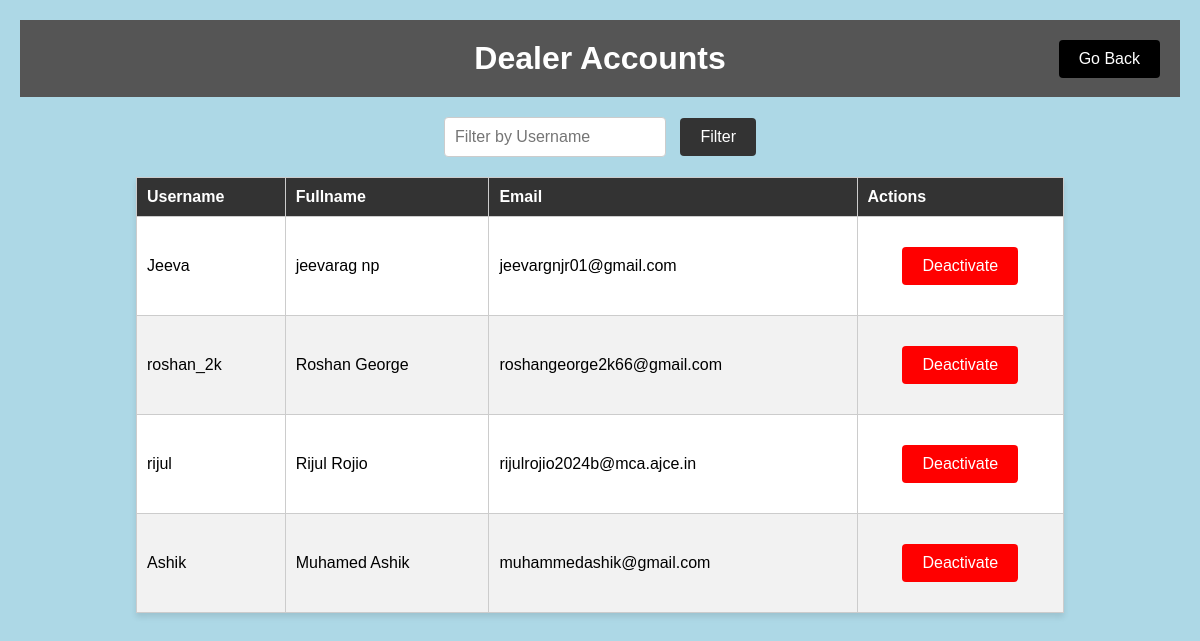
The page /admin_dashboard/dealers.html on the database as committed earlier.
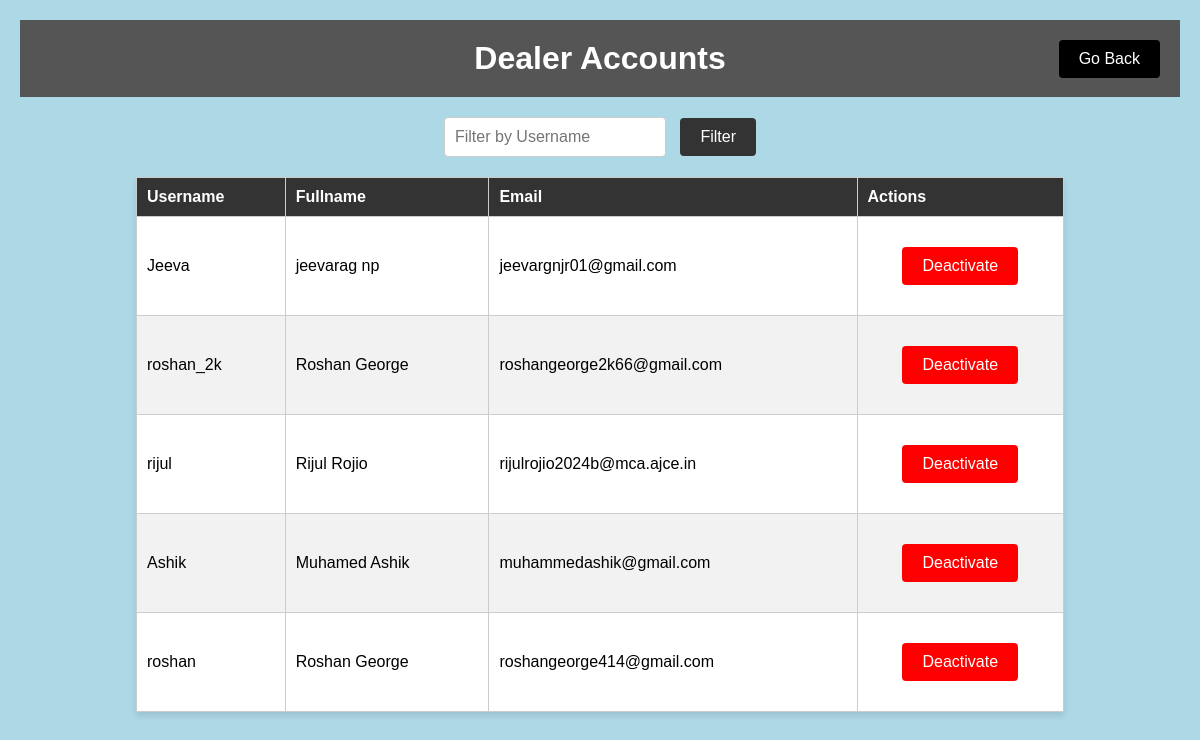
The same page on the database as committed later.
### aapmapp/models.py (models this page shows, shortened)
class dealer(AbstractUser):
    email = models.EmailField(unique=True)
    fullname = models.TextField(max_length=100, default="")
    role = models.TextField(max_length=100, default="")

### aapmapp/views.py (the view)
# urls.py: path('admin_dashboard/dealers.html', views.dealers,name='dealers'),
def dealers(request):
    dealers = dealer.objects.filter(role='dealer')  # Filter by role 'customer'
    context = {
        'dealers': dealers,  # Use a meaningful name like 'customers' for the filtered queryset
    }
    return render(request, 'dealers.html', context)

### aapmapp/templates/dealers.html (shortened to what this page needs)
<!DOCTYPE html>
<html>
<head>
</head>
<body>
    <div class="content">
        <div class="header">
            <h1>Dealer Accounts</h1>
            <button id="go-back" onclick="goBack()">Go Back</button>
        </div>
        <form method="GET" id="filterForm">
            <input type="text" name="username_filter" id="username_filter" placeholder="Filter by Username">
            <button type="button" id="filterButton">Filter</button>
        </form>
        <table id="userTable">
            <thead>
                <tr>
                    <th>Username</th>
                    <th>Fullname</th>
                    <th>Email</th>
                    <th>Actions</th>
                </tr>
            </thead>
            <tbody>
                {% for dealer in dealers %}
                <tr>
                    <td>{{ dealer.username }}</td>
                    <td>{{ dealer.fullname }}</td>
                    <td>{{ dealer.email }}</td>
                    <td>
                        {% if dealer.is_active %}
                        <form method="post" action="{% url 'deactivate_user' dealer.id %}">
                            <button type="submit" style="background-color: red; color: white;">Deactivate</button>
                        </form>
                        {% else %}
                        <form method="post" action="{% url 'activate_user' dealer.id %}">
                            {% csrf_token %}
                            <button type="submit" style="background-color: green; color: white;">Activate</button>
                        </form>
                        {% endif %}
                    </td>
                </tr>
                {% empty %}
                <tr>
                    <td colspan="4">No dealers available.</td>
                </tr>
                {% endfor %}
            </tbody>
        </table>
    </div>
</body>
</html>

Rows that differ between the two databases and show on the page:
added dealer: username "roshan", fullname "Roshan George", email "roshangeorge414@gmail.com", is_active "Deactivate"
